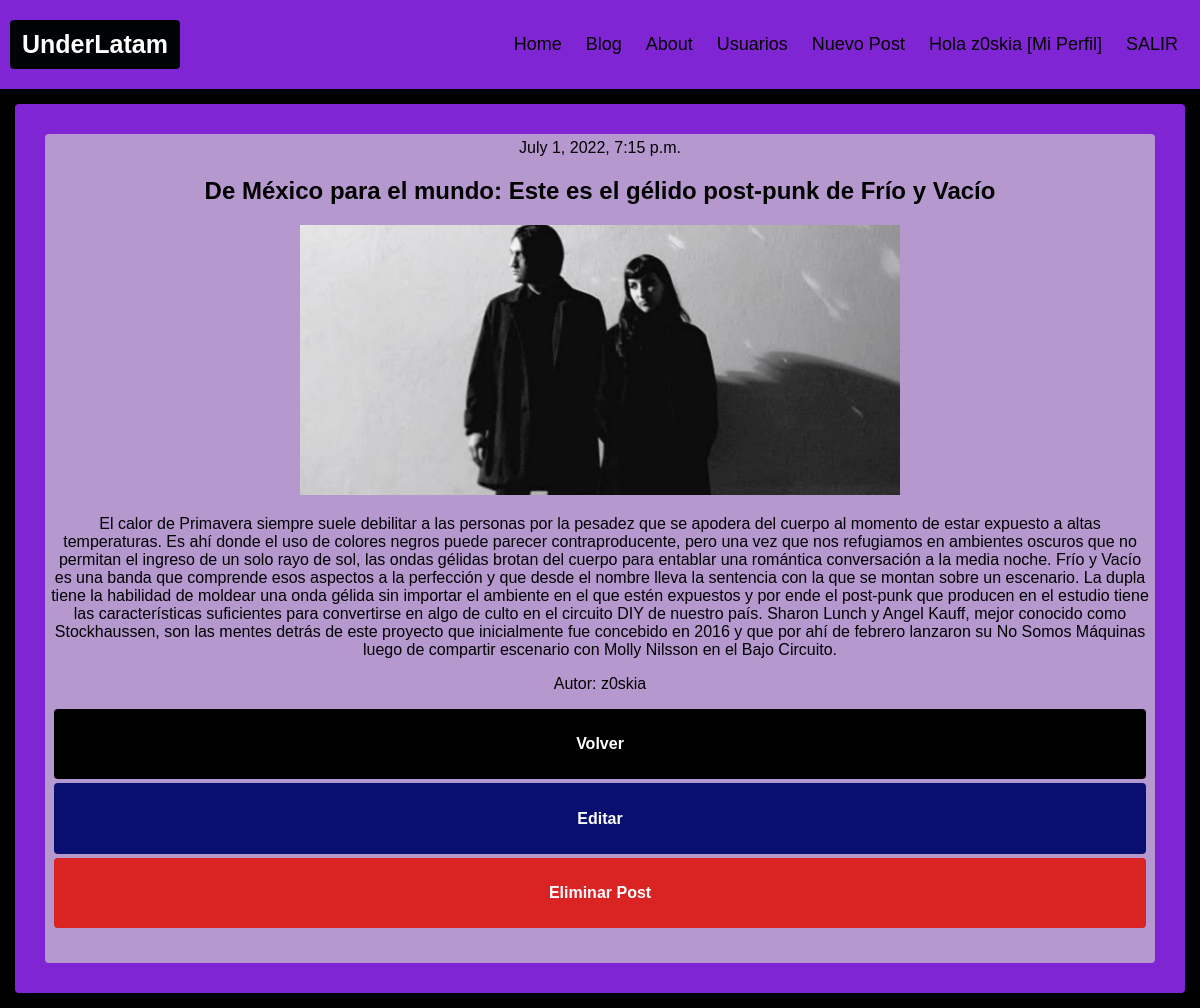
/blog/post/41/ (signed in), run on the app's committed database.
### blog/models.py (models this page shows, shortened)
class Post(models.Model):
    author = models.ForeignKey(settings.AUTH_USER_MODEL, on_delete=models.CASCADE)
    title = models.CharField(max_length=255)
    post_body = models.TextField()
    created_date = models.DateField(default=timezone.now)
    published_date = models.DateTimeField(blank=True, null=True)
    image_up = models.ImageField(upload_to='images/',)

### blog/views.py (the view)
# urls.py: path('blog/post/<int:pk>/', post_detail, name='post_detail'),
def post_detail(request, pk):
    post = get_object_or_404(Post, pk=pk)
    return render(request, 'blog/post_detail.html', {'post': post})

### blog/templates/blog/post_detail.html
{% extends 'blog/main.html' %}
{% block changeContent %}
    <div class="post">
        <div class="postElements">
            {{ post.published_date }}
            <div class="title"><h2>{{ post.title }}</h2></div>
            <img src="{{ post.image_up.url }}" alt=""/>
                <p>{{ post.post_body }}</p>
            <a href=" {% url 'user_page' pk=post.author.id %} "><p>Autor: {{ post.author }}</p></a>
            <div class="backButton"><a href=" {% url 'dash' %}"><h4>Volver</h4></a></div>
            {% if request.user.is_authenticated and user == post.author %}
            <div class="editButton"><a href=" {% url 'edit_post' pk=post.pk %}"><h4>Editar</h4></a></div>
            <div class="deleteButton"><a href=" {% url 'delete_post' pk=post.pk %}"><h4>Eliminar Post </h4></a></div>
            {% endif %}
        <div class="postElements">
    </div>
{% endblock %}

### blog/templates/blog/main.html (shortened to what this page needs)
<!DOCTYPE html>
<html lang="es">
<head>
    {% load static %}
    <link rel="stylesheet" href="{% static 'blog/css/styles.css' %}"/>
</head>
<body>
    <body>
        <div class="header">
          <a href="{% url 'index' %}" class="logo active">UnderLatam</a>
          <div class="header-right">
            <a href="{% url 'index' %}">Home</a>
            <a href="{% url 'dash' %}">Blog</a>
            <a href="{% url 'about' %}">About</a>
            {% if not request.user.is_authenticated %}
            <a href=" {% url 'login' %} ">Login</a>
            <a href=" {% url 'register' %} ">Registrate</a>
            {% else %}
            <a href=" {% url 'user_profiles' %}">Usuarios</a>
            <a href=" {% url 'new_post' %}">Nuevo Post</a>
            <a href=" {% url 'user_detail' user.id %} ">Hola {{user}} [Mi Perfil]</a>
            <a href="{% url 'logout' %}">SALIR</a>
            {% endif %}
          </div>
        </div>
    {% block changeContent %}
    {% endblock changeContent %}
</body>
</html>

### blog/static/blog/css/styles.css (style rules this page uses)
* { box-sizing: border-box; }
body { margin: 0; font-family: Arial, Helvetica, sans-serif; background-color: black; }
.header { overflow: hidden; background-color: #8025d4; padding: 20px 10px; }
.header a { float: left; color: black; text-align: center; padding: 12px; text-decoration: none; font-size: 18px; line-height: 25px; border-radius: 4px; }
.header a.logo { font-size: 25px; font-weight: bold; }
.header a.active { background-color: rgb(0, 3, 5); color: white; }
.header-right { float: right; }
.post { background-color: #8025d4; border-radius: 4px; padding: 20px; margin: 15px; }
.postElements { background-color: #b498ce; padding: 5px; margin: 10px; border-radius: 4px; font-family: Arial, Helvetica, sans-serif; text-align: center; }
a { text-decoration: none; color: black; }
.postElements img { max-width: 600px; max-height: 480px; text-align: center; }
.backButton { background-color: black; padding: 5px; margin: 4px; border-radius: 4px; }
.backButton a { color: white; text-align: center; }
.title { text-align: center; }
.editButton { background-color: rgb(8, 15, 112); padding: 5px; margin: 4px; border-radius: 4px; }
.editButton a { color: white; text-align: center; }
.deleteButton { background-color: rgb(218, 36, 36); padding: 5px; margin: 4px; border-radius: 4px; }
.deleteButton a { color: white; text-align: center; }

### data on the page
Post: published_date "July 1, 2022, 7:15 p.m.", title "De México para el mundo: Este es el gélido post-punk de Frío y Vacío", image_up (picture), post_body "El calor de Primavera siempre suele debilitar a las personas por la pesadez que se apodera del cuerpo al momento de estar expuesto a altas temperaturas. Es ahí donde el uso de colores negros puede parecer contraproducente, pero una vez que nos refugiamos en ambientes oscuros que no permitan el ingreso de un solo rayo de sol, las ondas gélidas brotan del cuerpo para entablar una romántica conversación a la media noche. Frío y Vacío es una banda que comprende esos aspectos a la perfección y que desde el nombre lleva la sentencia con la que se montan sobre un escenario. La dupla tiene la habilidad de moldear una onda gélida sin importar el ambiente en el que estén expuestos y por ende el…", author "z0skia"

### other printed values
{{ user }} "z0skia"
